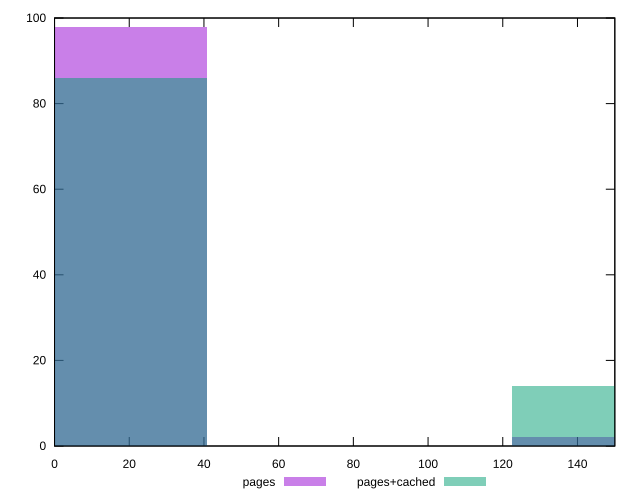

This chart was generated by the following gnuplot code:
reset

$pages <<EOF
0 98
163.31542306330357 2
EOF

$pagesCached <<EOF
0 86
163.31542306330357 14
EOF

set key outside below
set boxwidth 81.65771153165178
set xrange [0:150]
set yrange [0:100]
set trange [0:100]
set style fill transparent solid 0.5 noborder
set terminal svg size 640, 500 enhanced background rgb 'white'
set output "report_00018_2021-02-10T15-25-16.877Z/unminified-javascript/comparison/histogram/0_vs_1.svg"

plot $pages title "pages" with boxes, \
     $pagesCached title "pages+cached" with boxes

reset
